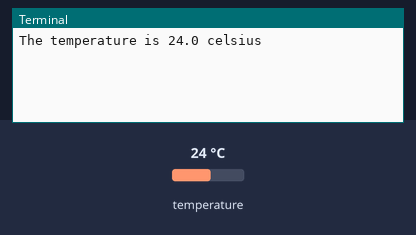
Bench run of a program on a simulated Raspberry Pi (BCM pin numbers). On the bench: the last lines printed to the terminal. The inputs (shaded band) are chosen by the test bench; at power-on: temperature 24 °C.

Above: at 1.2 s.
1.3 s: temperature set to 12 °C
At 3.0 s:
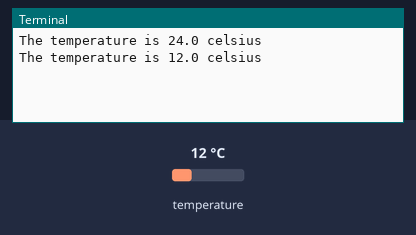
3.8 s: temperature set to 19 °C
At 5.0 s:
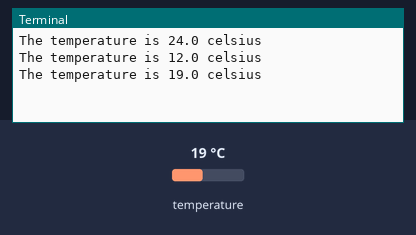
Timing chart, 0 to 6.8 s (numbered marks = the images above; inputs shaded):
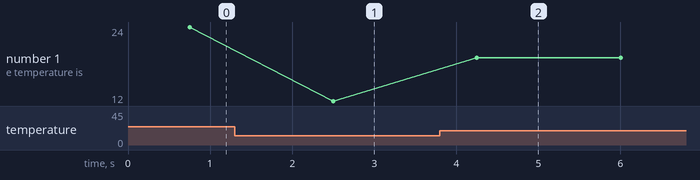

Measured:
- after the input at 1.3 s, the terminal: prints a new line after 1.2 s (image 1)
- after the input at 3.8 s, the terminal: prints a new line after 0.45 s (image 2)
- plotted number 1: 24 → 12 after the input at 1.3 s, 12 → 19 after the input at 3.8 s

The program:

temperature_sensor.py
```python
#!/usr/bin/env python3

import time
from w1thermsensor import W1ThermSensor
sensor = W1ThermSensor()


def get_temperature():
    return sensor.get_temperature()


if __name__ == '__main__':
    while True:
        temperature = get_temperature()
        print("The temperature is %s celsius" % temperature)
        time.sleep(1)
```
